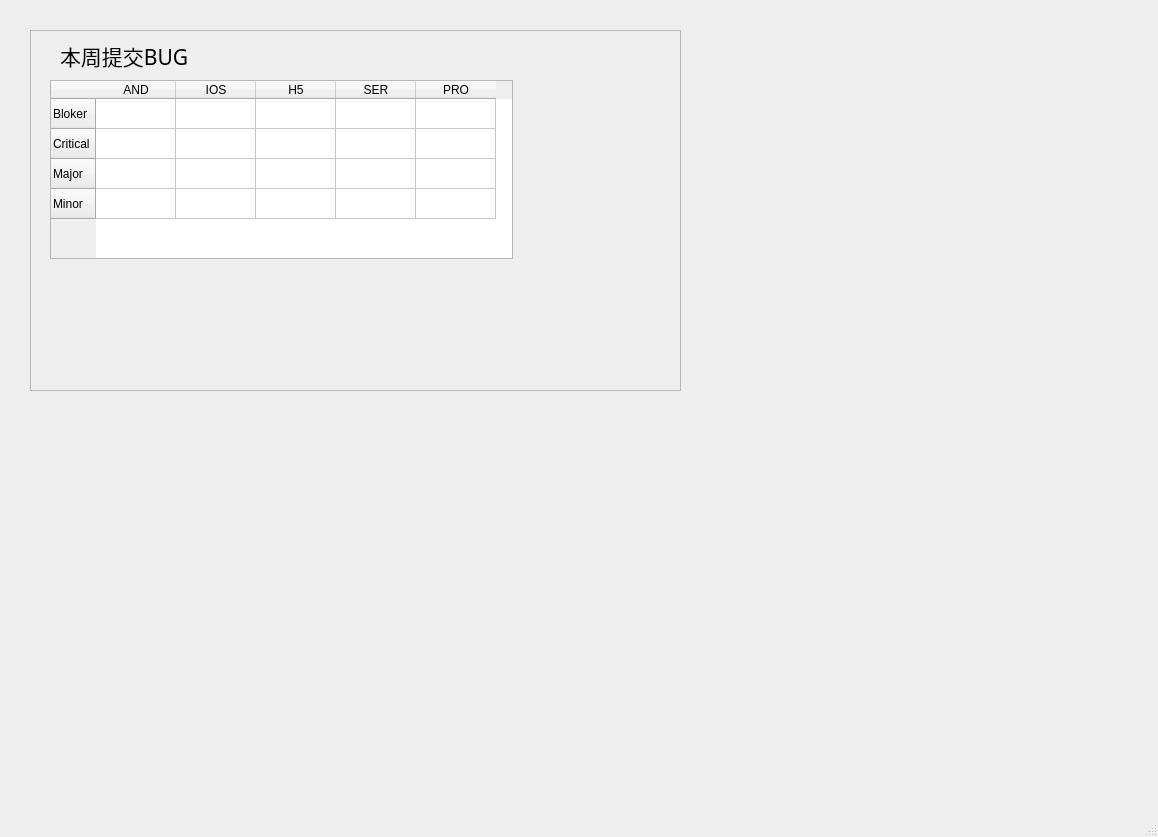
<?xml version="1.0" encoding="UTF-8"?>
<ui version="4.0">
 <class>MainWindow</class>
 <widget class="QMainWindow" name="MainWindow">
  <property name="geometry">
   <rect>
    <x>0</x>
    <y>0</y>
    <width>1158</width>
    <height>837</height>
   </rect>
  </property>
  <property name="windowTitle">
   <string>MainWindow</string>
  </property>
  <widget class="QWidget" name="centralwidget">
   <widget class="QFrame" name="submit_frame">
    <property name="geometry">
     <rect>
      <x>30</x>
      <y>30</y>
      <width>651</width>
      <height>361</height>
     </rect>
    </property>
    <property name="frameShape">
     <enum>QFrame::StyledPanel</enum>
    </property>
    <property name="frameShadow">
     <enum>QFrame::Raised</enum>
    </property>
    <widget class="QLabel" name="submit_title_label">
     <property name="geometry">
      <rect>
       <x>30</x>
       <y>10</y>
       <width>181</width>
       <height>31</height>
      </rect>
     </property>
     <property name="font">
      <font>
       <family>Agency FB</family>
       <pointsize>16</pointsize>
      </font>
     </property>
     <property name="text">
      <string>本周提交BUG</string>
     </property>
    </widget>
    <widget class="QTableWidget" name="submit_table">
     <property name="geometry">
      <rect>
       <x>20</x>
       <y>50</y>
       <width>463</width>
       <height>179</height>
      </rect>
     </property>
     <attribute name="horizontalHeaderCascadingSectionResizes">
      <bool>false</bool>
     </attribute>
     <attribute name="horizontalHeaderDefaultSectionSize">
      <number>80</number>
     </attribute>
     <attribute name="horizontalHeaderMinimumSectionSize">
      <number>29</number>
     </attribute>
     <row>
      <property name="text">
       <string>Bloker</string>
      </property>
      <property name="foreground">
       <brush brushstyle="NoBrush">
        <color alpha="255">
         <red>0</red>
         <green>0</green>
         <blue>0</blue>
        </color>
       </brush>
      </property>
     </row>
     <row>
      <property name="text">
       <string>Critical</string>
      </property>
     </row>
     <row>
      <property name="text">
       <string>Major</string>
      </property>
     </row>
     <row>
      <property name="text">
       <string>Minor</string>
      </property>
     </row>
     <column>
      <property name="text">
       <string>AND</string>
      </property>
      <property name="background">
       <color>
        <red>255</red>
        <green>170</green>
        <blue>0</blue>
       </color>
      </property>
     </column>
     <column>
      <property name="text">
       <string>IOS</string>
      </property>
      <property name="background">
       <color>
        <red>255</red>
        <green>170</green>
        <blue>0</blue>
       </color>
      </property>
     </column>
     <column>
      <property name="text">
       <string>H5</string>
      </property>
      <property name="background">
       <color>
        <red>255</red>
        <green>170</green>
        <blue>0</blue>
       </color>
      </property>
     </column>
     <column>
      <property name="text">
       <string>SER</string>
      </property>
      <property name="background">
       <color>
        <red>255</red>
        <green>170</green>
        <blue>0</blue>
       </color>
      </property>
     </column>
     <column>
      <property name="text">
       <string>PRO</string>
      </property>
      <property name="background">
       <color>
        <red>255</red>
        <green>170</green>
        <blue>0</blue>
       </color>
      </property>
     </column>
     <item row="0" column="0">
      <property name="text">
       <string/>
      </property>
     </item>
    </widget>
   </widget>
  </widget>
  <widget class="QMenuBar" name="menubar">
   <property name="geometry">
    <rect>
     <x>0</x>
     <y>0</y>
     <width>1158</width>
     <height>26</height>
    </rect>
   </property>
  </widget>
  <widget class="QStatusBar" name="statusbar"/>
 </widget>
 <resources/>
 <connections/>
</ui>
